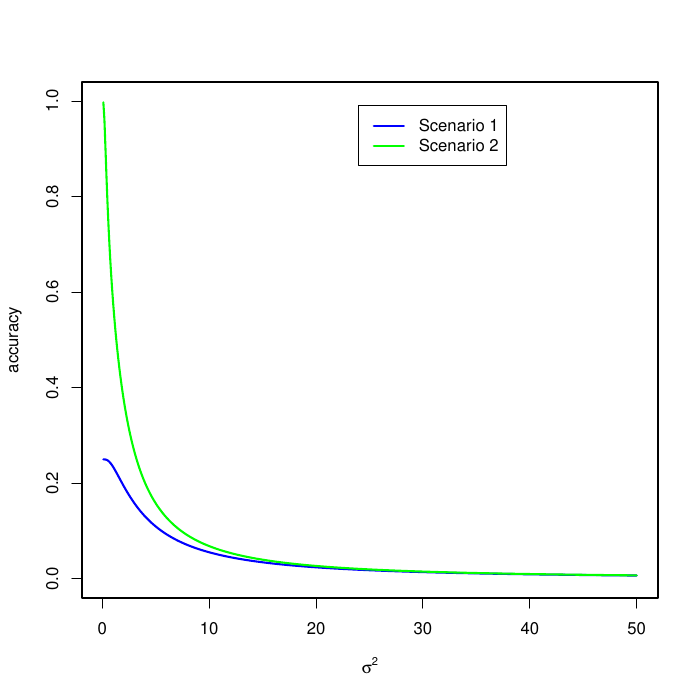

This figure's R source:
## compute gaussian overlaps

library(pracma)
library(AlgDesign)
library(MASS)

mvdnorm <- function(x, mu, sigma2) {
  p <- length(mu)
  d2 <- rowSums((x - mu)^2)
  (1/sqrt(2 * pi * sigma2))^p * exp(-d2/(2 * sigma2))
}

max_d <- function(x, mus, sigma2) {
  mus2 <- split(t(mus), rep(1:nrow(mus), each = ncol(mus)))
  ds <- lapply(mus2, function(mu) mvdnorm(x, mu, sigma2))
  do.call(pmax, ds)
}

X <- as.matrix(gen.factorial(c(2,2,2)))

B1 <- matrix(0, 3, 3); B1[1,] <- 1
B2 <- eye(3)

Y1 <- X %*% B1
Y2 <- X %*% B2

res <- 91
pts <- as.matrix(gen.factorial(rep(res, 3)))/res * 7
(delta <- pts[2,1] - pts[1,1])

lala <- mvdnorm(pts, rep(0, 3), 1)
delta^3 * sum(lala)

t1 <- proc.time()

sigmas <- (1:500)/10

ans <- t(sapply(sigmas, function(s) {
  c(s, 
   delta^3 * sum(max_d(pts, Y1, s))/8,
   delta^3 * sum(max_d(pts, Y2, s))/8)
}))


proc.time() - t1

pdf("diagram/ch1_example.pdf")
matplot(ans[, 1], ans[, 2:3], ylim = c(0, 1), type = "l",
        col = c("blue", "green"), lty = 1, lwd = 2,
        xlab = expression(sigma^2), ylab = "accuracy")
legend(24, 0.99, c("Scenario 1", "Scenario 2"), col = c("blue", "green"), lwd = 2)
dev.off()
